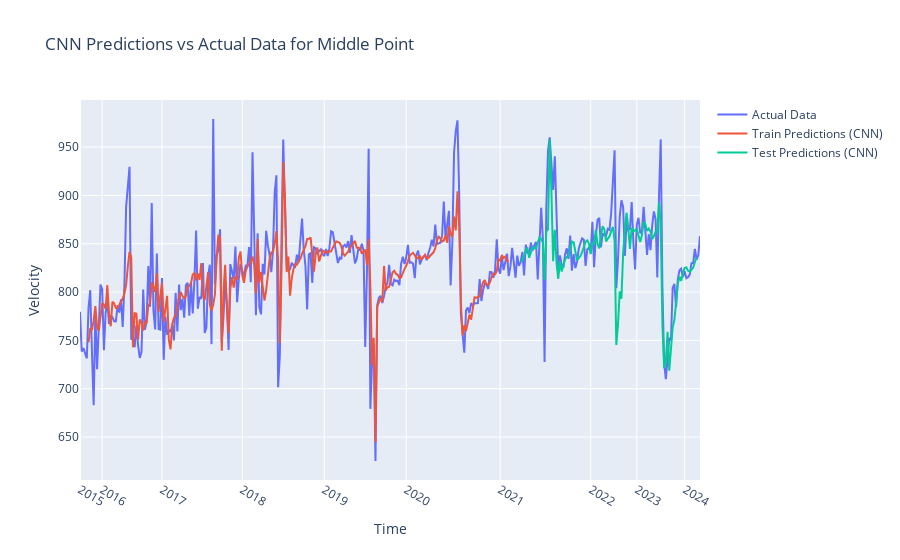

The notebook cell this image was saved under:
### Markdown cell above
### 5. Test CNN

Let's test a convolutional neural network (CNN) to compare to the LSTM.

### Code cell
# load the dataset, drop the series column
df = pd.read_csv(input_file)

df.drop(columns="series", inplace=True)
dataset=df['velocity'].values.reshape(-1, 1)

# normalize the dataset
scaler = MinMaxScaler(feature_range=(0, 1))
dataset = scaler.fit_transform(dataset)

# split into train and test sets, 70% test data, 30% training data
train_size = int(len(dataset) * 0.70)
test_size = len(dataset) - train_size
train, test = dataset[0:train_size,:], dataset[train_size:len(dataset),:]

trainX, trainY = create_dataset(train, look_back)
testX, testY = create_dataset(test, look_back)

trainX = trainX[:-1]
trainY = trainY[:-1]

# reshape input to be [samples, time steps, features]
trainX_cnn = np.reshape(trainX, (trainX.shape[0], trainX.shape[1], 1))
testX_cnn = np.reshape(testX, (testX.shape[0], testX.shape[1], 1))

# create and fit the CNN model
cnn_model = Sequential()
cnn_model.add(Conv1D(filters=64, kernel_size=2, activation='relu', input_shape=(look_back, 1)))
cnn_model.add(MaxPooling1D(pool_size=2))
cnn_model.add(Flatten())
cnn_model.add(Dense(50, activation='relu'))
cnn_model.add(Dense(1))
cnn_model.compile(optimizer='adam', loss='mse')
print(cnn_model.summary())
cnn_model.fit(trainX_cnn, trainY, epochs=500, batch_size=32, validation_data=(testX_cnn, testY), verbose=0)

# make predictions
trainPredict_cnn = cnn_model.predict(trainX_cnn)
testPredict_cnn = cnn_model.predict(testX_cnn)

# invert predictions
trainPredict_cnn = scaler.inverse_transform(trainPredict_cnn)
testPredict_cnn = scaler.inverse_transform(testPredict_cnn)

# calculate root mean squared error
trainScore_cnn = math.sqrt(mean_squared_error(trainY, trainPredict_cnn[:,0]))
print('Train Score: %.2f RMSE' % (trainScore_cnn))
testScore_cnn = math.sqrt(mean_squared_error(testY, testPredict_cnn[:,0]))
print('Test Score: %.2f RMSE' % (testScore_cnn))
# shift train predictions for plotting
trainPredictPlot_cnn = np.empty_like(dataset)
trainPredictPlot_cnn[:, :] = np.nan
trainPredictPlot_cnn[look_back:len(trainPredict_cnn) + look_back, :] = trainPredict_cnn

# shift test predictions for plotting
testPredictPlot_cnn = np.empty_like(dataset)
testPredictPlot_cnn[:, :] = np.nan
testPredictPlot_cnn[len(trainPredict_cnn) + (look_back * 2) + 1:len(dataset) - 2, :] = testPredict_cnn

# Create traces
fig_cnn = go.Figure()
fig_cnn.add_trace(go.Scatter(y=scaler.inverse_transform(dataset).flatten(), mode='lines', name='Actual Data'))
fig_cnn.add_trace(go.Scatter(y=trainPredictPlot_cnn.flatten(), mode='lines', name='Train Predictions (CNN)'))
fig_cnn.add_trace(go.Scatter(y=testPredictPlot_cnn.flatten(), mode='lines', name='Test Predictions (CNN)'))

# Update layout for dark theme
fig_cnn.update_layout(title='CNN Predictions vs Actual Data for ' + point_name.capitalize() + ' Point', xaxis_title='Time', yaxis_title='Velocity')
# Update x-axis to show only one tick per year
years = pd.to_datetime(df['time']).dt.year

unique_years = sorted(years.unique())

fig_cnn.update_xaxes(tickvals=[df.index[years == year][0] for year in unique_years], ticktext=unique_years)
fig_cnn.write_image('../figures/8_CNN_preds_' + point_name + '.png')
fig_cnn.show()

### Figure 1 — Plotly figure (JSON) as saved in the notebook; plotly's stock layout.template omitted (floating-point values rounded to 4 significant figures; data arrays with more than 128 entries replaced by an {"elided": "..."} marker saying what was removed)
{"data": [{"mode": "lines", "name": "Actual Data", "type": "scatter", "y": {"elided": "364 float values"}}, {"mode": "lines", "name": "Train Predictions (CNN)", "type": "scatter", "y": {"elided": "364 float values"}}, {"mode": "lines", "name": "Test Predictions (CNN)", "type": "scatter", "y": {"elided": "364 float values"}}], "layout": {"title": {"text": "CNN Predictions vs Actual Data for Middle Point"}, "xaxis": {"ticktext": [2015, 2016, 2017, 2018, 2019, 2020, 2021, 2022, 2023, 2024], "tickvals": [0, 13, 48, 95, 143, 191, 246, 299, 326, 354], "title": {"text": "Time"}}, "yaxis": {"title": {"text": "Velocity"}}}}
